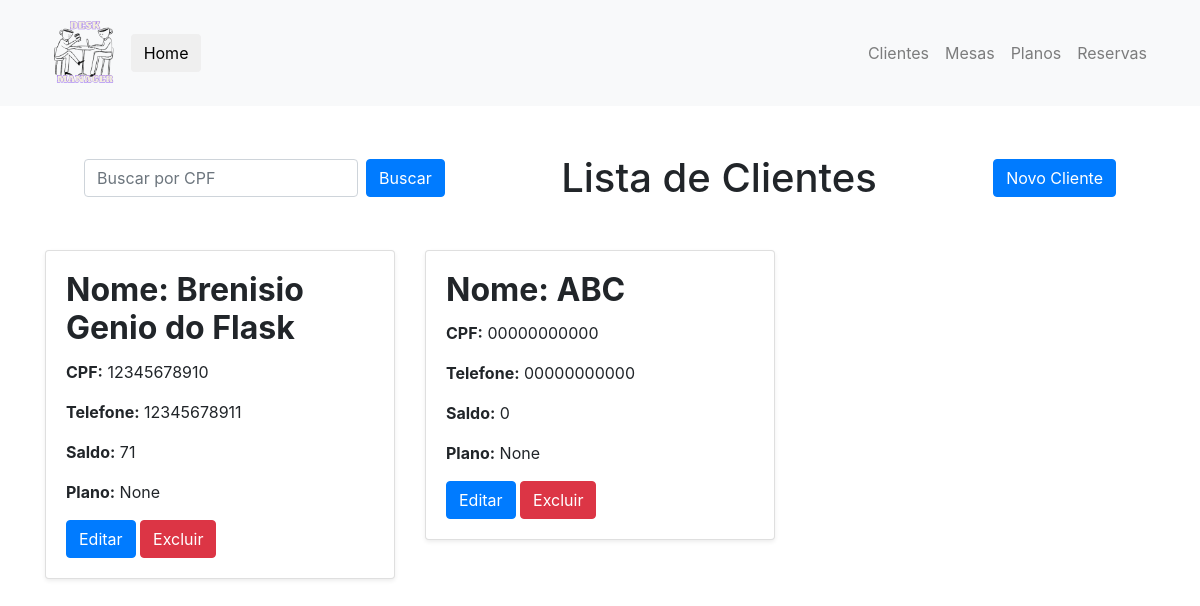
Before: /clientes with the older database file.
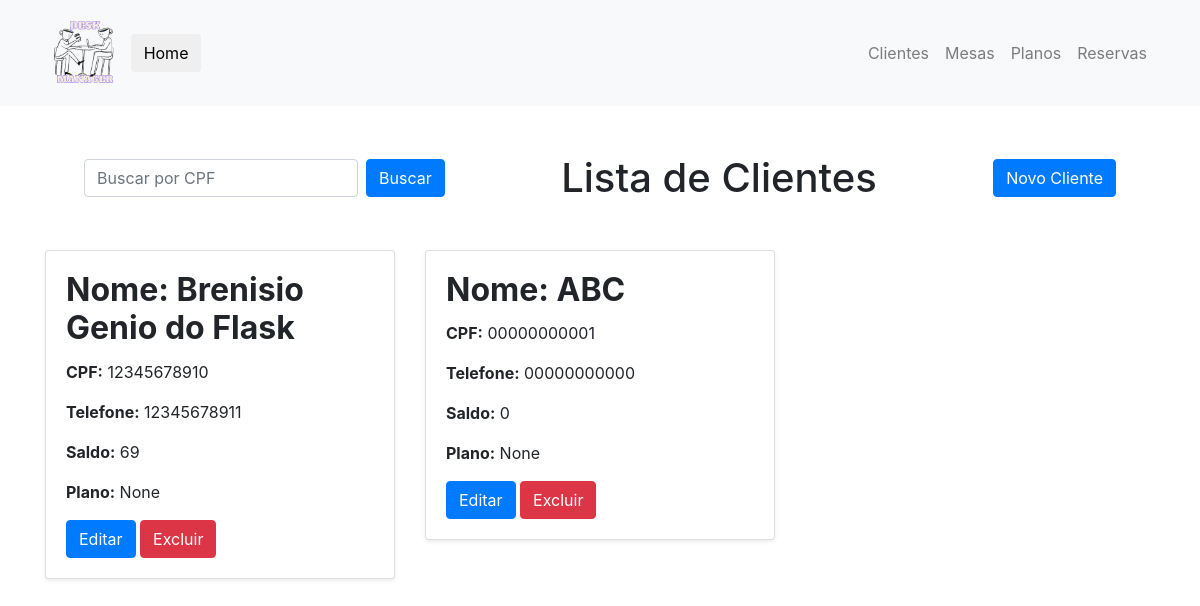
After: the same page with the newer database file.
### desk_manager/models.py (models this page shows, shortened)
class Cliente(db.Model):
    __tablename__ = 'cliente'
    id: so.Mapped[str] = so.mapped_column(sa.String, primary_key=True, default=generate_hex_id)
    nome: so.Mapped[str] = so.mapped_column(sa.String, nullable=False)
    cpf: so.Mapped[str] = so.mapped_column(sa.String, unique=True, nullable=False)
    telefone: so.Mapped[str] = so.mapped_column(sa.String, nullable=False)
    tipo_plano_id: so.Mapped[str] = so.mapped_column(sa.String, sa.ForeignKey("plano.id"), nullable=True)
    plano: so.Mapped["PlanoDeUso"] = so.relationship("PlanoDeUso", back_populates="clientes")
    reservas: so.Mapped[list["Reserva"]] = so.relationship("Reserva", back_populates="cliente")
    saldo: so.Mapped[int] = so.mapped_column(sa.Integer, nullable=True, default=0)
    def to_dict(self):
        return {
            'id': self.id,
            'nome': self.nome,
            'cpf': self.cpf,
            'telefone': self.telefone,
            'plano': self.plano.nome_do_plano if self.plano else None,  # Referência ao plano
            'saldo': self.saldo,
        }
    @classmethod
    def buscar_todos_clientes(cls):
        return cls.query.all()

### desk_manager/routes/cliente.py (the view)
@CLIENTE.route('/clientes')
def lista_clientes():
    agora = datetime.utcnow()
    if agora.day == 1:
        clientes = Cliente.buscar_todos_clientes()
        for cliente in clientes:
            cliente.saldo = 1
        db.session.commit()
    clientes = Cliente.buscar_todos_clientes()
    clientes_dict = [cliente.to_dict() for cliente in clientes]
    cliente = Cliente.query.get('1ffe3bb2')
    return render_template('lista_clientes.html', clientes=clientes_dict)

### desk_manager/templates/lista_clientes.html (shortened to what this page needs)
{% extends "base.html" %}
{% block body %}
<div class="container my-5">
    <div class="d-flex justify-content-between align-items-center mb-5">
        <form id="buscarClienteForm" action="" method="GET" class="form-inline d-flex mx-4" onsubmit="buscarCliente(event)">
            <input type="text" id="cpfInput" class="form-control mr-2" placeholder="Buscar por CPF" required>
            <button type="submit" class="btn btn-primary">Buscar</button>
        </form>
        <h1 class="display-5 text-center my-0">Lista de Clientes</h1>
        <form action="{{ url_for('cliente.cadastrar_cliente') }}" method="GET" class="mx-4">
            <button type="submit" class="btn btn-primary">Novo Cliente</button>
        </form>
    </div>
</div>
    <div class="row">
        {% if cliente_escolhido %}
            <div class="col-md-6 offset-md-3">
                <h2 class="card-title"><strong>Cliente encontrado!</strong></h2>
                <div class="card shadow-sm">
                    <div class="card-body">
                        <h2 class="card-title"><strong>Nome: {{ cliente_escolhido["nome"] }}</strong></h2>
                        <p class="card-text"><strong>CPF:</strong> {{ cliente_escolhido["cpf"] }}</p>
                        <p class="card-text"><strong>Telefone:</strong> {{ cliente_escolhido["telefone"] }}</p>
                        <p class="card-text"><strong>Tipo do plano:</strong> {{ cliente_escolhido["plano"] }}</p>
                        <p class="card-text"><strong>Saldo:</strong> {{ cliente_escolhido["saldo"] }}</p>
                        <a href="{{ url_for('cliente.editar_cliente', cliente_id=cliente_escolhido['id']) }}" class="btn btn-primary">Editar</a>
                        <form action="{{ url_for('cliente.excluir_cliente', cliente_id=cliente_escolhido['id']) }}" method="POST" style="display:inline;">
                            <button type="submit" class="btn btn-danger">Excluir</button>
                        </form>
                    </div>
                </div>
            </div>
        {% elif clientes %}
            {% for cliente in clientes %}
            <div class="col-md-6 col-lg-4 mb-4">
                <div class="card shadow-sm">
                    <div class="card-body">
                        <h2 class="card-title"><strong>Nome: {{ cliente.nome }}</strong></h2>
                        <p class="card-text"><strong>CPF:</strong> {{ cliente.cpf }}</p>
                        <p class="card-text"><strong>Telefone:</strong> {{ cliente.telefone }}</p>
                        <p class="card-text"><strong>Saldo:</strong> {{ cliente.saldo }}</p>
                        <p class="card-text"><strong>Plano:</strong> {{ cliente.plano }}</p>
                        <a href="{{ url_for('cliente.editar_cliente', cliente_id=cliente.id) }}" class="btn btn-primary">Editar</a>
                        <form action="{{ url_for('cliente.excluir_cliente', cliente_id=cliente.id) }}" method="POST" style="display:inline;">
                            <button type="submit" class="btn btn-danger">Excluir</button>
                        </form>
                    </div>
                </div>
            </div>
            {% endfor %}
        {% else %}
            <div class="col-12">
                <p class="text-center">Não há clientes cadastrados.</p>
            </div>
        {% endif %}
    </div>
</div>
{% endblock %}

Changed rows visible on the page:
changed Cliente "Brenisio Genio do Flask": saldo "71" → "69"
changed Cliente "ABC": cpf "00000000000" → "00000000001"
